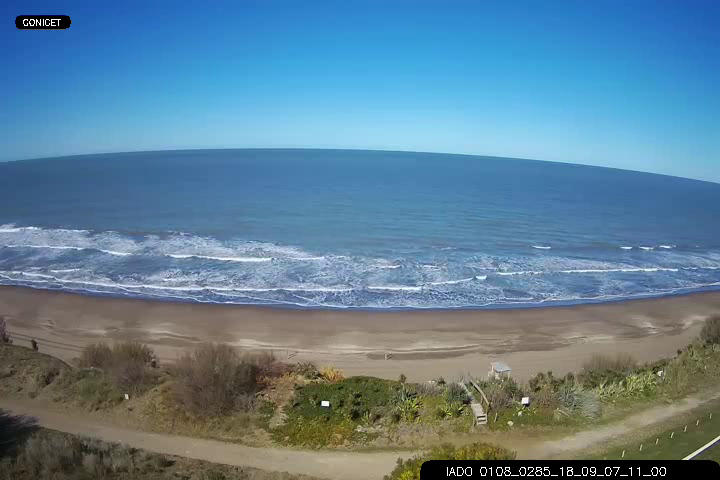
#> input picture olasTermux/test.png, 720 x 480 px
$ python olas.py   (older library calls are emulated)
#> lines starting #> are read from the running program, lines starting #| are printed output that depends on the picture; after the words box and inside, x2 and y2 are one past the last pixel; in counts of white or black regions, pixels touching at a corner belong together
# -*- coding: utf-8 -*-
"""
Created on Wed Mar  6 13:19:12 2019

@author: diego
"""

#Importar video
import cv2
import numpy as np

fileName='test.png'


font = cv2.FONT_HERSHEY_SIMPLEX

# Take first frame and find corners in it
#ret, old_frame = cap.read()
frame= cv2.imread(fileName)
#> frame is the input picture: shape (480, 720, 3); mean B, G, R 150, 129.1, 95.1


hsv = cv2.cvtColor(frame, cv2.COLOR_BGR2HSV)
#> hsv: shape (480, 720, 3); mean H, S, V 73.6, 115, 161.3

# [6 lines of commented-out code are left out]
blanco_bajos_hsv = np.array([0,0,180], dtype=np.uint8)
blanco_altos_hsv = np.array([140,140,255], dtype=np.uint8)


#Crear una mascara con solo los pixeles dentro del rango de verdes
#mask2 = cv2.inRange(frame, blanco_bajos, blanco_altos)
mask = cv2.inRange(hsv, blanco_bajos_hsv, blanco_altos_hsv)
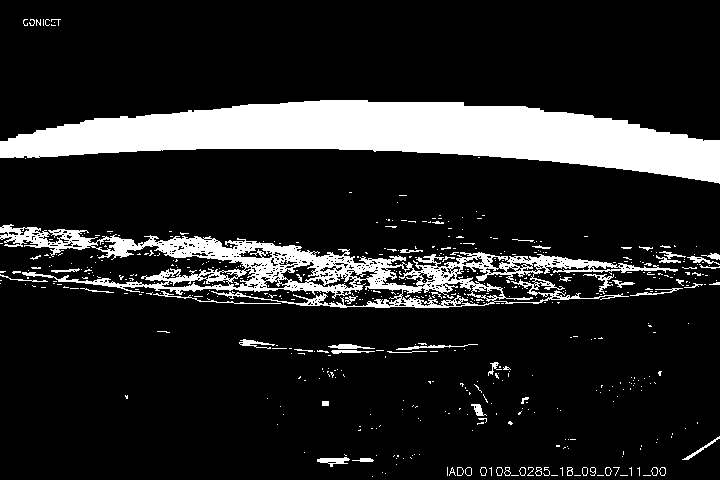
#> mask: shape (480, 720); 14.6% white; 536 white regions (479 under 20 px), largest, box (x1, y1, x2, y2) and area: (0, 100, 720, 184) 31158, (0, 224, 678, 308) 14648, (153, 291, 281, 304) 180

###################################################
#Buscar las rectas que componen cada ola
#Hough transform

src=mask

dst = cv2.Canny(src, 50, 200, None, 3)
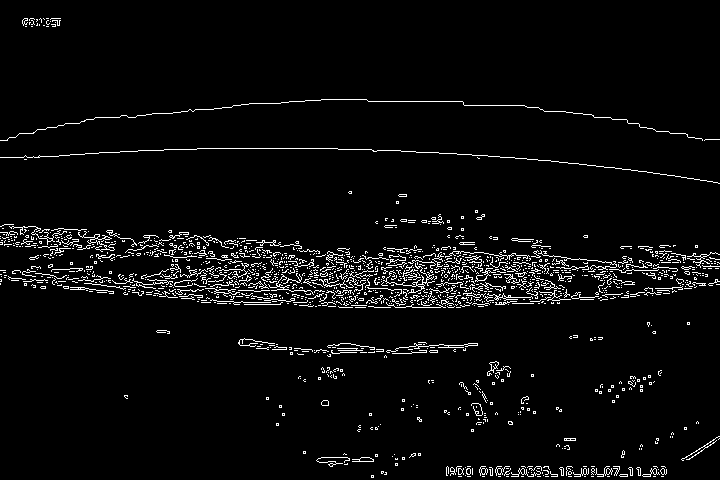
#> dst: shape (480, 720); 4.2% white in thin lines or dots

# Copy edges to the images that will display the results in BGR
cdstP = cv2.cvtColor(dst, cv2.COLOR_GRAY2BGR)
#> cdstP: shape (480, 720, 3); 4.2% white in thin lines or dots
sup = np.copy(frame)
finales = np.copy(frame)

linesP = cv2.HoughLinesP(dst, 1, np.pi / 180, 50, None, 30, 10)
#> linesP = 220 rows, first 6: [532, 267, 668, 267], [276, 283, 310, 282], [282, 287, 381, 284], [289, 290, 354, 291], [639, 262, 715, 261], [325, 273, 423, 286]

if linesP is not None:   #Si no encuentra lineas con Hough proteje de errores

    angProm=np.zeros(len(linesP))
#> angProm = 220 values from 0 to 0
    angProm[:]=np.angle(linesP[:,0,2]-linesP[:,0,0]+linesP[:,0,3]*1j-linesP[:,0,1]*1j, deg=True)

    angMedian=np.median(angProm)
#> angMedian = 1.55
    linesSave=np.zeros((linesP.shape))
    linesSaveExpanse=np.zeros((linesP.shape))
    linesDistanceWithpreviousLine=np.zeros([np.int(linesP[:,0,0].shape[0]),2])
    linesDistanceWithpreviousLineFiltradas=np.zeros([np.int(linesP[:,0,0].shape[0]),2])

    lineNew=np.zeros([2,2])
    lineOld=np.zeros([2,2])
    lineCont=0
    lineContF=0


    if linesP is not None:
        for i in range(0, len(linesP)):
            l = linesP[i][0]
            cv2.line(cdstP, (l[0], l[1]), (l[2], l[3]), (0,0,255), 3, cv2.LINE_AA)
            cv2.line(sup, (l[0], l[1]), (l[2], l[3]), (0,0,255), 3, cv2.LINE_AA)

            #dibuja las lineas que tienen un angulo proximo a la media de las lineas encontradas en total
            angle =np.angle(l[2]-l[0]+l[3]*1j-l[1]*1j, deg=True)
            if angle<=(angMedian+10) and angle>=(angMedian-10):
                cv2.line(sup, (l[0], l[1]), (l[2], l[3]), (0,255,0), 3, cv2.LINE_AA)
                linesSave[lineCont]=linesP[i][0]

                if np.tan(angMedian*np.pi/180)*(1080-linesSave[lineCont,0,0])+linesSave[lineCont,0,1]<=1920:
                    linesSaveExpanse[lineCont]=[linesSave[lineCont,0,0],linesSave[lineCont,0,1],1080,np.tan(angMedian*np.pi/180)*(1080-linesSave[lineCont,0,0])+linesSave[lineCont,0,1]]


                elif ((1920-linesSave[lineCont,0,1])/np.tan(angMedian*np.pi/180))+linesSave[lineCont,0,0]<=1080:

                    linesSaveExpanse[lineCont]=[linesSave[lineCont,0,0],linesSave[lineCont,0,1],((1920-linesSave[lineCont,0,1])/np.tan(angMedian*np.pi/180))+linesSave[lineCont,0,0],1920]

                linesSaveExpanse = linesSaveExpanse[(-linesSaveExpanse[:,0,3]).argsort()]

                if lineCont>=1:
                    lineNew[0]=[linesSaveExpanse[lineCont,0,0],linesSaveExpanse[lineCont,0,1]]
                    lineNew[1]=[linesSaveExpanse[lineCont,0,2],linesSaveExpanse[lineCont,0,3]]
                    lineOld[0]=[linesSaveExpanse[lineCont-1,0,0],linesSaveExpanse[lineCont-1,0,1]]
                    lineOld[1]=[linesSaveExpanse[lineCont-1,0,2],linesSaveExpanse[lineCont-1,0,3]]

                    linesDistanceWithpreviousLine[lineCont]=np.divide(np.cross([lineNew[0],lineNew[1]], [lineNew[1],lineOld[1]]),np.linalg.norm(lineNew))
                    #linesDistanceWithpreviousLine[lineCont]=-lineNew[1,1]+lineOld[1,1]

                    if linesDistanceWithpreviousLine[lineCont,1]!=linesDistanceWithpreviousLine[lineCont-1,1]:
                        if linesDistanceWithpreviousLine[lineCont,1]>5 or linesDistanceWithpreviousLine[lineCont,1]<-5:


                            cv2.line(finales, (np.int(lineNew[1,0]), np.int(lineNew[1,1])), (np.int(lineOld[1,0]), np.int(lineOld[1,1])), (255,0,0), 3, cv2.LINE_AA)

                            cv2.line(finales, (np.int(lineNew[0,0]), np.int(lineNew[0,1])), (np.int(lineNew[1,0]), np.int(lineNew[1,1])), (0,255,0), 3, cv2.LINE_AA)
                            cv2.line(finales, (np.int(lineOld[0,0]), np.int(lineOld[0,1])), (np.int(lineOld[1,0]), np.int(lineOld[1,1])), (0,255,0), 3, cv2.LINE_AA)

                            cv2.putText(finales,str(linesDistanceWithpreviousLine[lineCont,1]),(np.int(lineNew[1,0]), np.int(lineNew[1,1])), font, 0.75,(255,255,255),2,cv2.LINE_AA)

                            linesDistanceWithpreviousLineFiltradas[lineContF]=linesDistanceWithpreviousLine[lineCont]
                            lineContF+=1

                lineCont+=1
#> this loop made 220 passes
#> (l, angle) on passes 1 to 12: ([532, 267, 668, 267], 0), ([276, 283, 310, 282], -1.68), ([282, 287, 381, 284], -1.74), ([289, 290, 354, 291], 0.881), ([639, 262, 715, 261], -0.754), ([325, 273, 423, 286], 7.56), ([307, 267, 368, 265], -1.88), ([325, 254, 440, 262], 3.98), ([482, 269, 547, 272], 2.64), ([398, 280, 486, 278], -1.3), ([660, 260, 714, 258], -2.12), ([203, 281, 249, 280], -1.25)
#> angle on passes 61 to 66: 7.13, 1.36, 3.62, 8.34, 3.58, 5.63
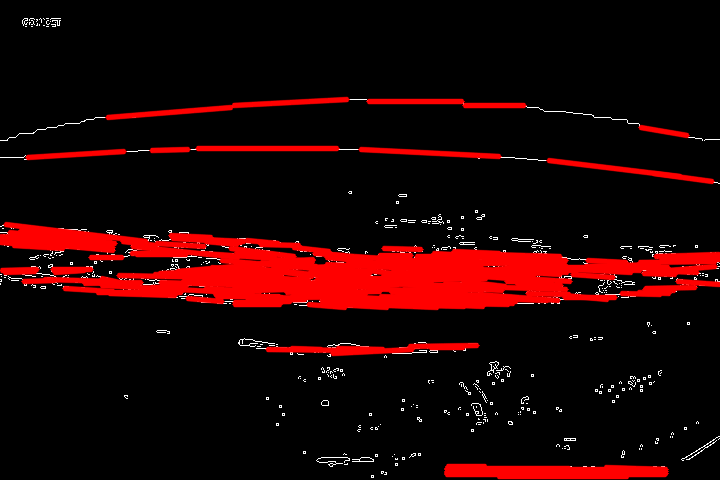
#> cdstP: shape (480, 720, 3); mean B, G, R 2.7, 2.7, 33.4
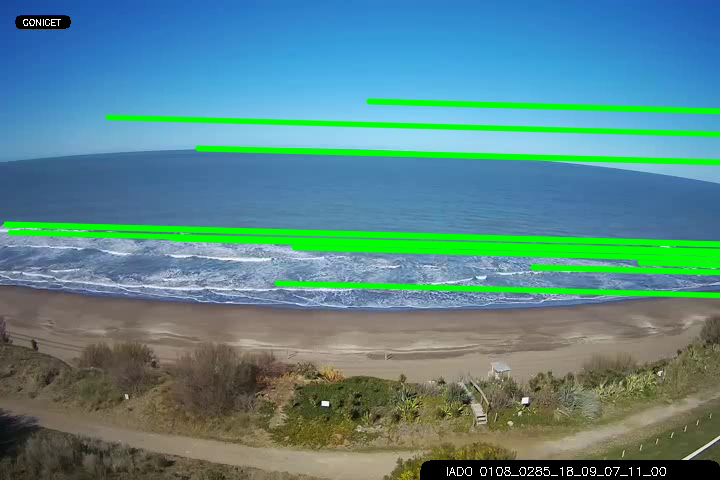
#> finales: shape (480, 720, 3); 8.35% of pixels changed, all inside (x1, y1, x2, y2) = (2, 98, 720, 299)
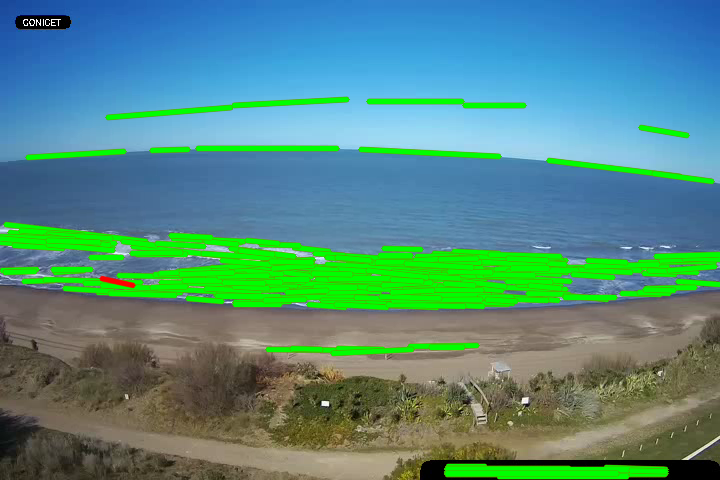
#> sup: shape (480, 720, 3); 13.66% of pixels changed, all inside (x1, y1, x2, y2) = (0, 96, 720, 480)
#> after the loop, lineCont = 219; lineContF = 8; lineNew = [[368, 101], [1080, 120.3]]; lineOld = [[464, 105], [1080, 121.7]]; linesDistanceWithpreviousLine = 220 pairs, first value -212.7 to 0, second value 0 to 78.22; linesDistanceWithpreviousLineFiltradas has the same summary as linesDistanceWithpreviousLine; linesSave has the same summary as linesP; linesSaveExpanse = 220 rows, first 6: [498, 476, 1080, 491.7], [446, 474, 1080, 491.1], [446, 473, 1080, 490.1], [446, 472, 1080, 489.1], [446, 471, 1080, 488.1], [446, 469, 1080, 486.1]

    #########buscar la distancia perpendicular a la recta ente las rectas, ignorando las rectas que se encuantrean a la misma distancia

    cv2.imwrite("Source.jpg", src)
    cv2.imwrite("Finales.jpg", finales)
    cv2.imwrite("Superposicion.jpg", sup)
    cv2.imwrite("Detected Lines (in red) - Probabilistic Line Transform.jpg", cdstP)

    #cv2.imshow('mask HSV', mask)
    #cv2.imshow('mask RGB', mask2)
    #cv2.imshow('Frame', frame)


## convert your array into a dataframe

## save to xlsx file
#Guarda las longitudes de onda en un archivo xlsx


#cv2.imwrite('mask.png',mask)
